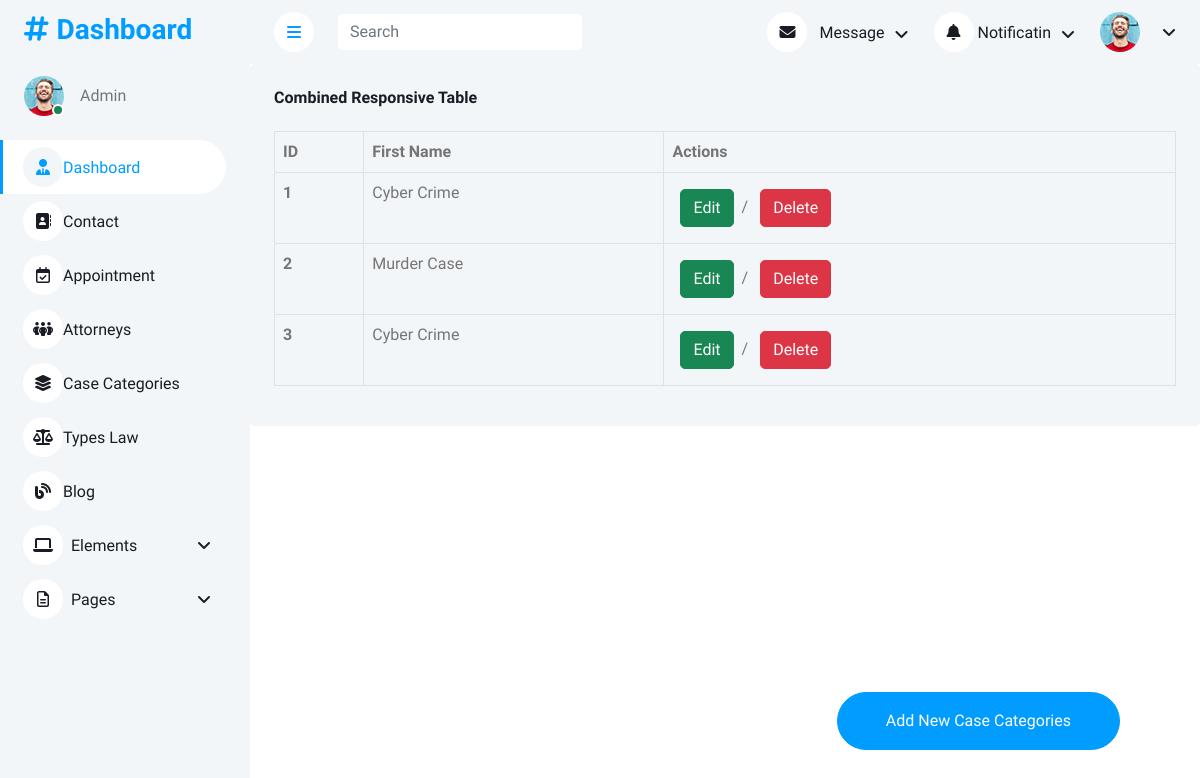
The page /case_categories on the database as committed earlier.
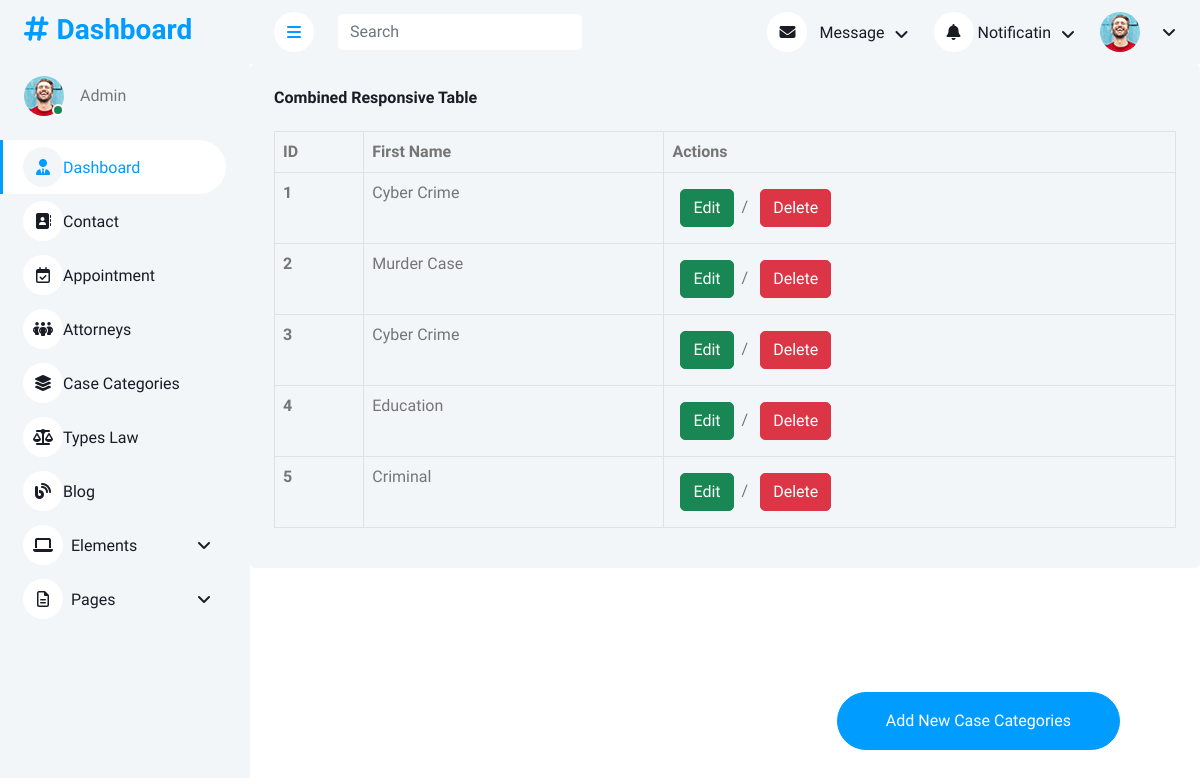
The same page on the database as committed later.
### userapp/models.py (models this page shows, shortened)
class case_categories(models.Model):
    case_categories = models.CharField(max_length=50)

### adminapp/views.py (the view)
# urls.py: path('case_categories', views.case_catogory),
def case_catogory(request):
    data = case_categories.objects.all
    return render(request,'adminapp/case_categories.html',{"data":data})

### templates/adminapp/case_categories.html (shortened to what this page needs)
<!DOCTYPE html>
{% load static %}
<html lang="en">
<head>
    <link href="https://cdnjs.cloudflare.com/ajax/libs/font-awesome/6.7.2/css/all.min.css" rel="stylesheet">
    <link href="https://cdn.jsdelivr.net/npm/bootstrap-icons@1.4.1/font/bootstrap-icons.css" rel="stylesheet">
    <link href="{% static 'adminapp/lib/owlcarousel/assets/owl.carousel.min.css'%}" rel="stylesheet">
    <link href="{% static 'adminapp/lib/tempusdominus/css/tempusdominus-bootstrap-4.min.css'%}" rel="stylesheet" />
    <link href="{% static 'adminapp/css/bootstrap.min.css'%}" rel="stylesheet">
    <link href="{% static 'adminapp/css/style.css'%}" rel="stylesheet">
</head>
<body>
    <div class="container-xxl position-relative bg-white d-flex p-0">
        {% include 'adminapp/sidebar.html' %}
        <div class="content">
            {% include 'adminapp/navbar.html' %}
            <div class="col-12">
                <div class="bg-light rounded h-100 p-4">
                    <h6 class="mb-4">Combined Responsive Table</h6>
                    <div class="table-responsive">
                        <table class="table table-bordered table-hover">
                            <thead>
                                <tr>
                                    <th scope="col">ID</th>
                                    <th scope="col">First Name</th>
                                    <th scope="col">Actions</th>
                                </tr>
                            </thead>
                            <tbody>
                                {% for i in data %}
                                <tr>
                                    <th scope="row">{{i.id}}</th>
                                    <td>{{ i.case_categories }}</td>
                                    <td>
                                        <button type="button" class="btn btn-success m-2">Edit</button>/
                                        <button type="button" class="btn btn-danger m-2">Delete</button>
                                    </td>
                                </tr>
                                {% endfor %}
                            </tbody>
                        </table>
                    </div>
                </div>
            </div>
            <a class="btn btn-primary rounded-pill py-3 px-5"
   style="position: fixed; bottom: 50px; right: 80px; z-index: 1030;"
   href="add">Add New Case Categories</a>
        </div>
    </div>
</body>
</html>

Rows that differ between the two databases and show on the page:
added case_categories: id "4", case_categories "Education"
added case_categories: id "5", case_categories "Criminal"
